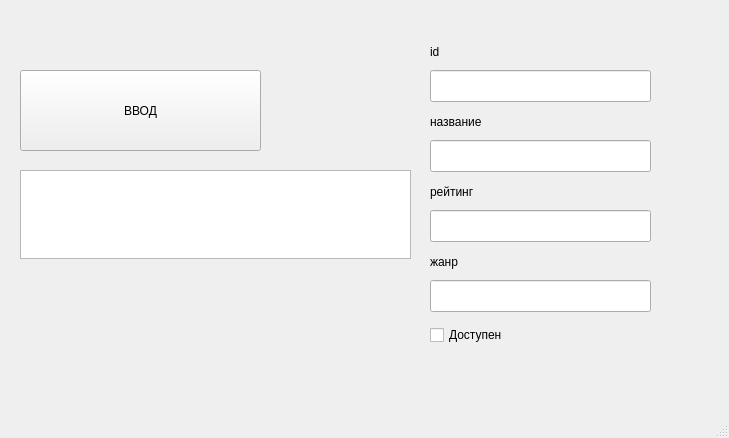
<?xml version="1.0" encoding="UTF-8"?>
<ui version="4.0">
 <class>MainWindow</class>
 <widget class="QMainWindow" name="MainWindow">
  <property name="geometry">
   <rect>
    <x>0</x>
    <y>0</y>
    <width>729</width>
    <height>438</height>
   </rect>
  </property>
  <property name="windowTitle">
   <string>MainWindow</string>
  </property>
  <widget class="QWidget" name="centralwidget">
   <widget class="QPushButton" name="pushButton">
    <property name="geometry">
     <rect>
      <x>20</x>
      <y>70</y>
      <width>241</width>
      <height>81</height>
     </rect>
    </property>
    <property name="text">
     <string>ВВОД</string>
    </property>
   </widget>
   <widget class="QLineEdit" name="idLineEdit">
    <property name="geometry">
     <rect>
      <x>430</x>
      <y>70</y>
      <width>221</width>
      <height>32</height>
     </rect>
    </property>
   </widget>
   <widget class="QLineEdit" name="titleLineEdit">
    <property name="geometry">
     <rect>
      <x>430</x>
      <y>140</y>
      <width>221</width>
      <height>32</height>
     </rect>
    </property>
   </widget>
   <widget class="QLineEdit" name="genreLineEdit">
    <property name="geometry">
     <rect>
      <x>430</x>
      <y>210</y>
      <width>221</width>
      <height>32</height>
     </rect>
    </property>
   </widget>
   <widget class="QLineEdit" name="ratingLineEdit">
    <property name="geometry">
     <rect>
      <x>430</x>
      <y>280</y>
      <width>221</width>
      <height>32</height>
     </rect>
    </property>
   </widget>
   <widget class="QCheckBox" name="isAvailableCheckBox">
    <property name="geometry">
     <rect>
      <x>430</x>
      <y>320</y>
      <width>123</width>
      <height>30</height>
     </rect>
    </property>
    <property name="text">
     <string>Доступен</string>
    </property>
   </widget>
   <widget class="QLabel" name="label">
    <property name="geometry">
     <rect>
      <x>430</x>
      <y>40</y>
      <width>92</width>
      <height>24</height>
     </rect>
    </property>
    <property name="text">
     <string>id</string>
    </property>
   </widget>
   <widget class="QLabel" name="label_2">
    <property name="geometry">
     <rect>
      <x>430</x>
      <y>110</y>
      <width>111</width>
      <height>24</height>
     </rect>
    </property>
    <property name="text">
     <string>название</string>
    </property>
   </widget>
   <widget class="QLabel" name="label_3">
    <property name="geometry">
     <rect>
      <x>430</x>
      <y>180</y>
      <width>92</width>
      <height>24</height>
     </rect>
    </property>
    <property name="text">
     <string>рейтинг</string>
    </property>
   </widget>
   <widget class="QLabel" name="label_4">
    <property name="geometry">
     <rect>
      <x>430</x>
      <y>250</y>
      <width>92</width>
      <height>24</height>
     </rect>
    </property>
    <property name="text">
     <string>жанр</string>
    </property>
   </widget>
   <widget class="QTextEdit" name="textEdit">
    <property name="geometry">
     <rect>
      <x>20</x>
      <y>170</y>
      <width>391</width>
      <height>89</height>
     </rect>
    </property>
    <property name="readOnly">
     <bool>true</bool>
    </property>
   </widget>
  </widget>
  <widget class="QMenuBar" name="menubar">
   <property name="geometry">
    <rect>
     <x>0</x>
     <y>0</y>
     <width>729</width>
     <height>29</height>
    </rect>
   </property>
  </widget>
  <widget class="QStatusBar" name="statusbar"/>
 </widget>
 <resources/>
 <connections/>
</ui>
